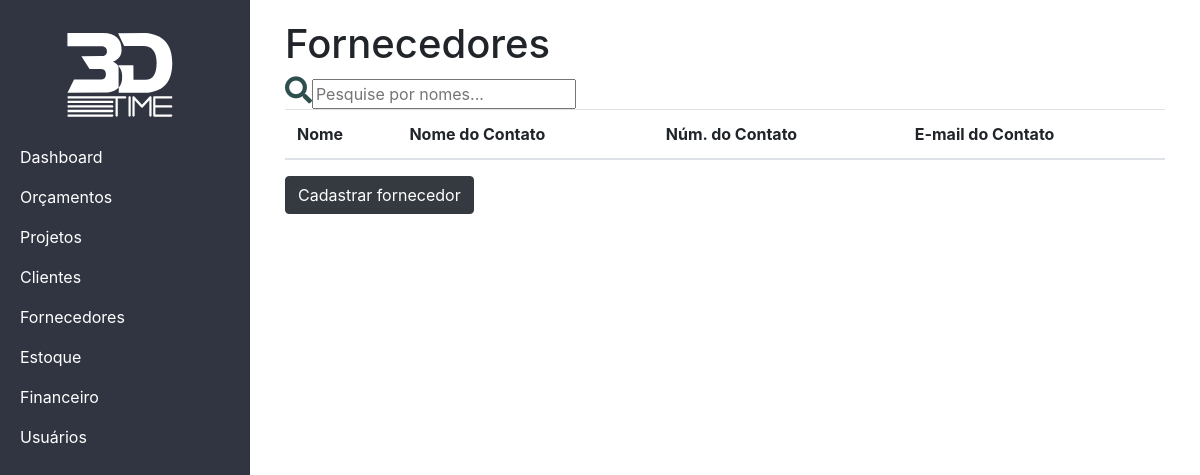
Before: /fornecedores/ with the older database file.
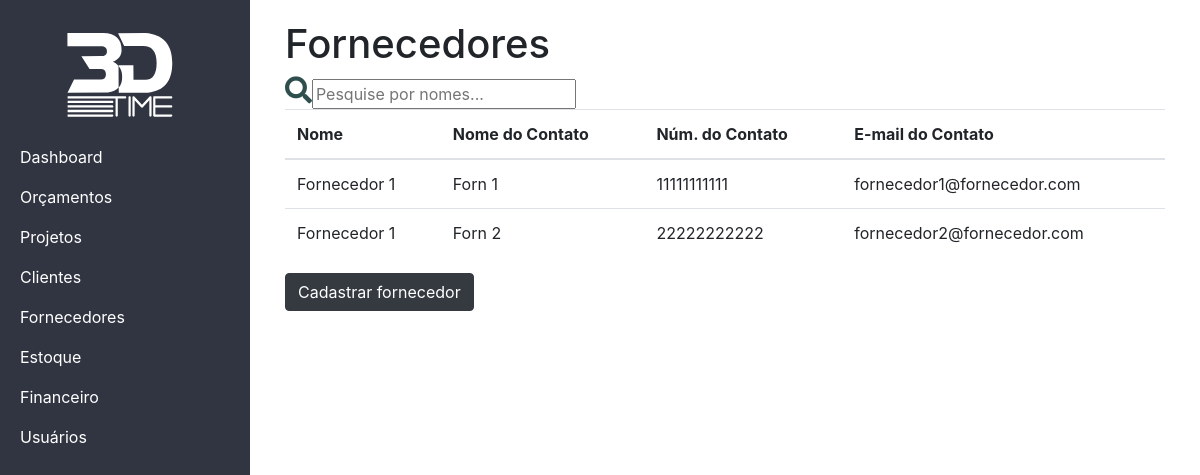
After: the same page with the newer database file.
### core/models.py (models this page shows)
class Fornecedor(models.Model):
    cnpj = models.CharField(max_length=17, unique=True)
    razao_social = models.CharField(unique=True, max_length=80)
    nome_fantasia = models.CharField(max_length=50)
    ie = models.CharField(max_length=15)
    data_cadastro = models.DateField(blank=True, null=True)
    categoria = models.CharField(max_length=30)
    nome_contato = models.CharField(max_length=30)
    rua = models.CharField(max_length=20)
    bairro = models.CharField(max_length=20)
    numero = models.IntegerField()
    cep = models.BigIntegerField()
    complemento = models.CharField(max_length=20, blank=True, null=True)
    cidade = models.CharField(max_length=50)
    estado = models.CharField(max_length=40)
    telefone1 = models.CharField(max_length=20)
    telefone2 = models.CharField(max_length=20, blank=True, null=True)
    e_mail = models.CharField(max_length=85, blank=True, null=True)
    slug = models.SlugField(max_length=20)
    class Meta:
        db_table = 'Fornecedor'
        unique_together = (('ie', 'estado'),)

### core/views.py (the view)
# urls.py: url(r'^fornecedores/$', fornecedores, name='fornecedores'),
def fornecedores(request):
    fornecedores = Fornecedor.objects.all()
    context = {
        'fornecedores': fornecedores
    }
    return render(request, 'fornecedores.html', context)

### core/templates/fornecedores.html (shortened to what this page needs)
{% extends 'base.html' %}
{% load static %}
{% load widget_tweaks %}
{% block content %}
                <h1>Fornecedores</h1>
                <i class="fas fa-search icone-pesquisa" id="icone-pesquisa" ></i><input type="text" id="pesquisa-fornecedor" onkeyup="pesquisaFunction()" placeholder="Pesquise por nomes..." title="Digite um nome">
                <div class="table-responsive table-hover">
                    <table class="table" id="table-fornecedores">
                        <thead>
                            <th>Nome</th>
                            <th>Nome do Contato</th>
                            <th>Núm. do Contato</th>
                            <th>E-mail do Contato</th>
                        </thead>
                        {% for fornecedor in fornecedores %}
                            <tr onclick="location.href = '/fornecedor/{{ fornecedor.slug }}';">
                                    <td>{{fornecedor.nome_fantasia}}</td>
                                    <td>{{fornecedor.nome_contato}}</td>
                                    <td>{{fornecedor.telefone1}}</td>
                                    <td>{{fornecedor.e_mail}}</td>
                            </tr>
                        {% endfor %}
                </table>
                <a href="/cadastro_fornecedor" class="btn btn-dark">Cadastrar fornecedor</a>
                </div>
{% endblock %}

Changed rows visible on the page:
added Fornecedor: nome_fantasia "Fornecedor 1", nome_contato "Forn 1", telefone1 "11111111111", e_mail "fornecedor1@fornecedor.com"
added Fornecedor: nome_fantasia "Fornecedor 1", nome_contato "Forn 2", telefone1 "22222222222", e_mail "fornecedor2@fornecedor.com"
